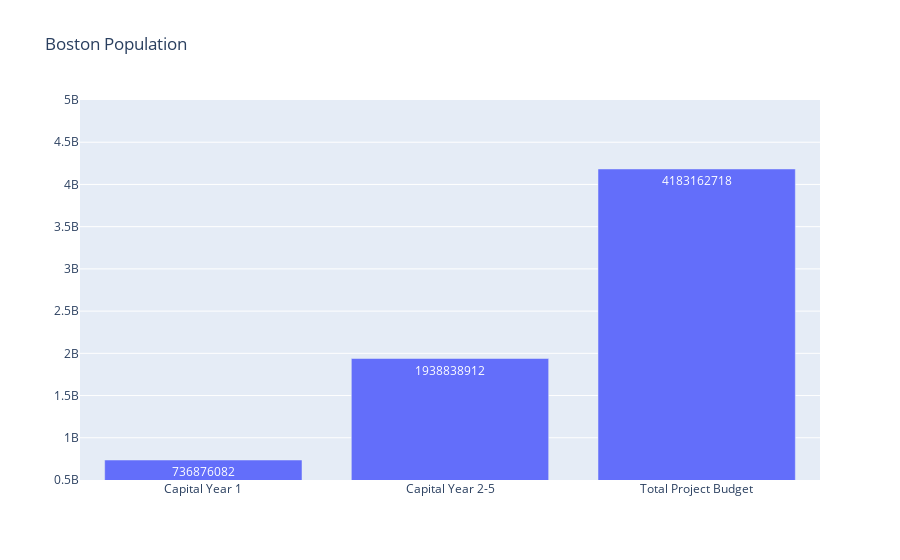

Notebook code cell kept with this figure:
### Code cell
x_values = ['Capital Year 1', 'Capital Year 2-5','Total Project Budget']
y_values = [736876082, 1938838912,4183162718]

# Create the figure with the new x and y values
fig = go.Figure(
    data=[go.Bar(x=x_values, y=y_values,text=y_values,  # Set the bar texts with the y values
            textposition='auto',)],
    layout_title_text="Boston Population"
)
fig.update_layout(
    yaxis=dict(
        range=[500000000, 5000000000]  # Set the range [min, max]
    )
)
# Show the figure
fig.show()

### Figure 1 — Plotly figure (JSON) as saved in the notebook; plotly's stock layout.template omitted (floating-point values rounded to 4 significant figures)
{"data": [{"text": ["736876082", "1938838912", "4183162718"], "textposition": "auto", "type": "bar", "x": ["Capital Year 1", "Capital Year 2-5", "Total Project Budget"], "y": [736876082, 1938838912, 4183162718]}], "layout": {"title": {"text": "Boston Population"}, "yaxis": {"range": [500000000, 5000000000]}}}
